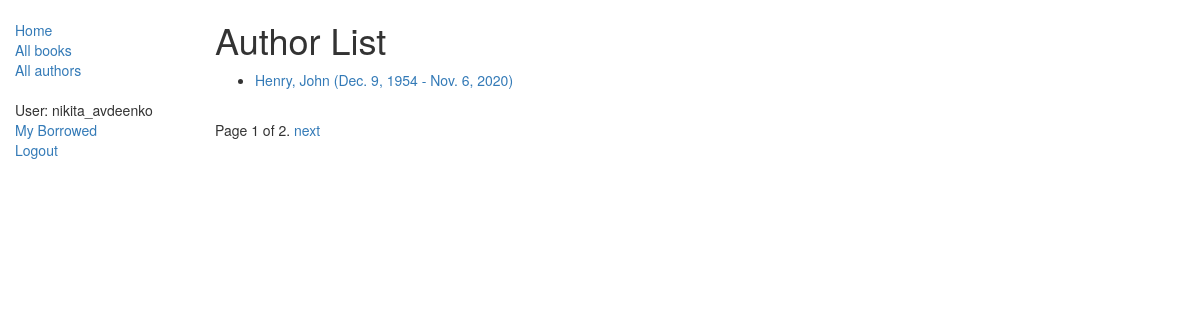
The app's page /catalog/authors/ (signed in) with its own data.
### catalog/models.py (models this page shows)
class Author(models.Model):
    first_name = models.CharField(max_length=100)
    last_name = models.CharField(max_length=100)
    date_of_birth = models.DateField(null=True, blank=True)
    date_of_death = models.DateField('died', null=True, blank=True)
    class Meta:
        ordering = ['last_name', 'first_name']
    def get_absolute_url(self):
        return reverse('author-detail', args=[str(self.id)])
    def __str__(self):
        return '%s, %s' % (self.last_name, self.first_name)

### catalog/views.py (the view)
# urls.py: path('authors/', views.AuthorListView.as_view(), name='authors'),
class AuthorListView(generic.ListView):
    model = Author
    paginate_by = 1

### catalog/templates/catalog/author_list.html
{% extends "base_generic.html" %}
{% block content %}
<h1>Author List</h1>
{% if author_list %}
<ul>
    {% for author in author_list %}
    <li>
        <a href="{{ author.get_absolute_url }}">
            {{ author }} ({{author.date_of_birth}} - {% if author.date_of_death %}{{author.date_of_death}}{% endif %})
        </a>
    </li>
    {% endfor %}
</ul>
{% else %}
<p>There are no authors available.</p>
{% endif %}
{% endblock %}

### catalog/templates/base_generic.html (shortened to what this page needs)
<!DOCTYPE html>
<html lang="en">
<head>
    <link rel="stylesheet" href="https://maxcdn.bootstrapcdn.com/bootstrap/3.3.7/css/bootstrap.min.css">
    {% load static %}
    <link rel="stylesheet" href="{% static 'css/styles.css' %}">
</head>
<body>
<div class="container-fluid">
    <div class="row">
        <div class="col-sm-2">
            <ul class="sidebar-nav">
                <li><a href="{% url 'index' %}">Home</a></li>
                <li><a href="{% url 'books' %}">All books</a></li>
                <li><a href="{% url 'authors' %}">All authors</a></li>
            </ul>
            <ul class="sidebar-nav">
                {% if user.is_authenticated %}
                <li>User: {{ user.get_username }}</li>
                <li><a href="{% url 'my-borrowed' %}">My Borrowed</a></li>
                <li><a href="{% url 'logout'%}?next={{request.path}}">Logout</a></li>
                {% else %}
                <li><a href="{% url 'login'%}?next={{request.path}}">Login</a></li>
                {% endif %}
            </ul>
        </div>
        <div class="col-sm-10 ">
            {% block content %}{% endblock %}
            {% block pagination %}
            {% if is_paginated %}
            <div class="pagination">
            <span class="page-links">
                <span class="page-current">
                    Page {{ page_obj.number }} of {{ page_obj.paginator.num_pages }}.
                </span>
                {% if page_obj.has_next %}
                    <a href="{{ request.path }}?page={{ page_obj.next_page_number }}">next</a>
                {% endif %}
            </span>
            </div>
            {% endif %}
            {% endblock %}
        </div>
    </div>
</div>
</body>
</html>

### catalog/static/css/styles.css (style rules this page uses)
.sidebar-nav { margin-top: 20px; padding: 0; list-style: none; }

### records on screen
Author: last_name+first_name "Henry, John", date_of_birth "Dec. 9, 1954", date_of_death "Nov. 6, 2020"

### other values on screen
{{ user.get_username }} "nikita_avdeenko"
{{ page_obj.number }} "1"
{{ page_obj.paginator.num_pages }} "2"
